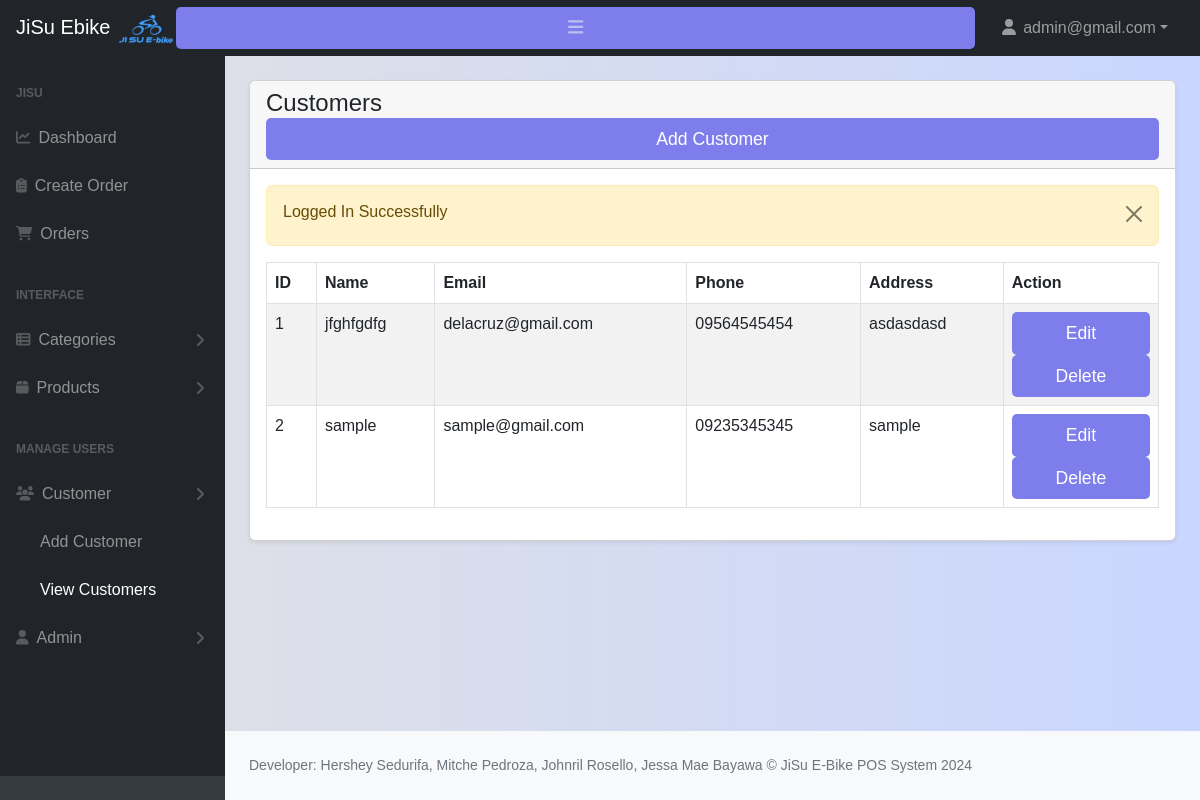
/admin/customers.php (signed in), run on the app's committed database.
### tables this page shows
CREATE TABLE `customers` (
  `id` int(11) NOT NULL,
  `name` varchar(255) NOT NULL,
  `email` varchar(255) DEFAULT NULL,
  `phone` varchar(255) DEFAULT NULL,
  `status` tinyint(1) NOT NULL DEFAULT 0 COMMENT '0=visible,1=hidden',
  `address` varchar(150) NOT NULL,
  `created_at` date NOT NULL DEFAULT current_timestamp()
);

### admin/customers.php (the view, shortened to what this page needs)
<?php include('includes/header.php'); ?>
<div class="container-fluid px-4">
    <div class="card mt-4 shadow-sm">
        <div class="card-header">
            <h4 class="mb-0">Customers
                <a href="customers-create.php" class="btn btn-primary float-end">Add Customer</a>
            </h4>
        </div>
        <div class="card-body">
            <?php
            $customers = getAll('customers');
            if(mysqli_num_rows($customers) > 0)
            {
            ?>
                <div class="table-responsive">
                    <table class="table table-striped table-bordered">
                        <thead>
                            <tr>
                                <th>ID</th>
                                <th>Name</th>
                                <th>Email</th>
                                <th>Phone</th>
                                <th>Address</th>
                                <th>Action</th>
                            </tr>
                        </thead>
                        <tbody>
                            <?php
                            $displayId = 1;
                            foreach($customers as $item) : ?>
                            <tr>
                                <td><?= $displayId++ ?></td>
                                <td><?= htmlspecialchars($item['name']) ?></td>
                                <td><?= htmlspecialchars($item['email']) ?></td>
                                <td><?= htmlspecialchars($item['phone']) ?></td>
                                <td><?= htmlspecialchars($item['address']) ?></td>
                                <td>
                                    <a href="customers-edit.php?id=<?= urlencode($item['id']); ?>" class="btn btn-success btn-sm">Edit</a>
                                    <a href="customers-delete.php?id=<?= urlencode($item['id']); ?>" class="btn btn-danger btn-sm">Delete</a>
                                </td>
                            </tr>
                            <?php endforeach; ?>
                        </tbody>
                    </table>
                </div>
            <?php
            }
            else
            {
                ?>
                    <h4 class="mb-0">No Record Found</h4>
                <?php
            }
            ?>
        </div>
    </div>
</div>
<?php include('includes/footer.php'); ?>

### customer/style.css (style rules this page uses)
* { margin:0; padding:0; box-sizing:border-box; font-family:"poppins",sans-serif; }
body { background-color: #c9d6ff; background:linear-gradient(to right,#e2e2e2,#c9d6ff); }
.btn { font-size:1.1rem; padding:8px 0; border-radius:5px; outline:none; border:none; width:100%; background:rgb(125,125,235); color:white; cursor:pointer; transition:0.9s; }

### data on the page
customers: name "jfghfgdfg", email "delacruz@gmail.com", phone "09564545454", address "asdasdasd"
customers: name "sample", email "sample@gmail.com", phone "09235345345", address "sample"

### other printed values
$_SESSION['loggedInUser']['email'] "admin@gmail.com"
$_SESSION['status'] "Logged In Successfully"
